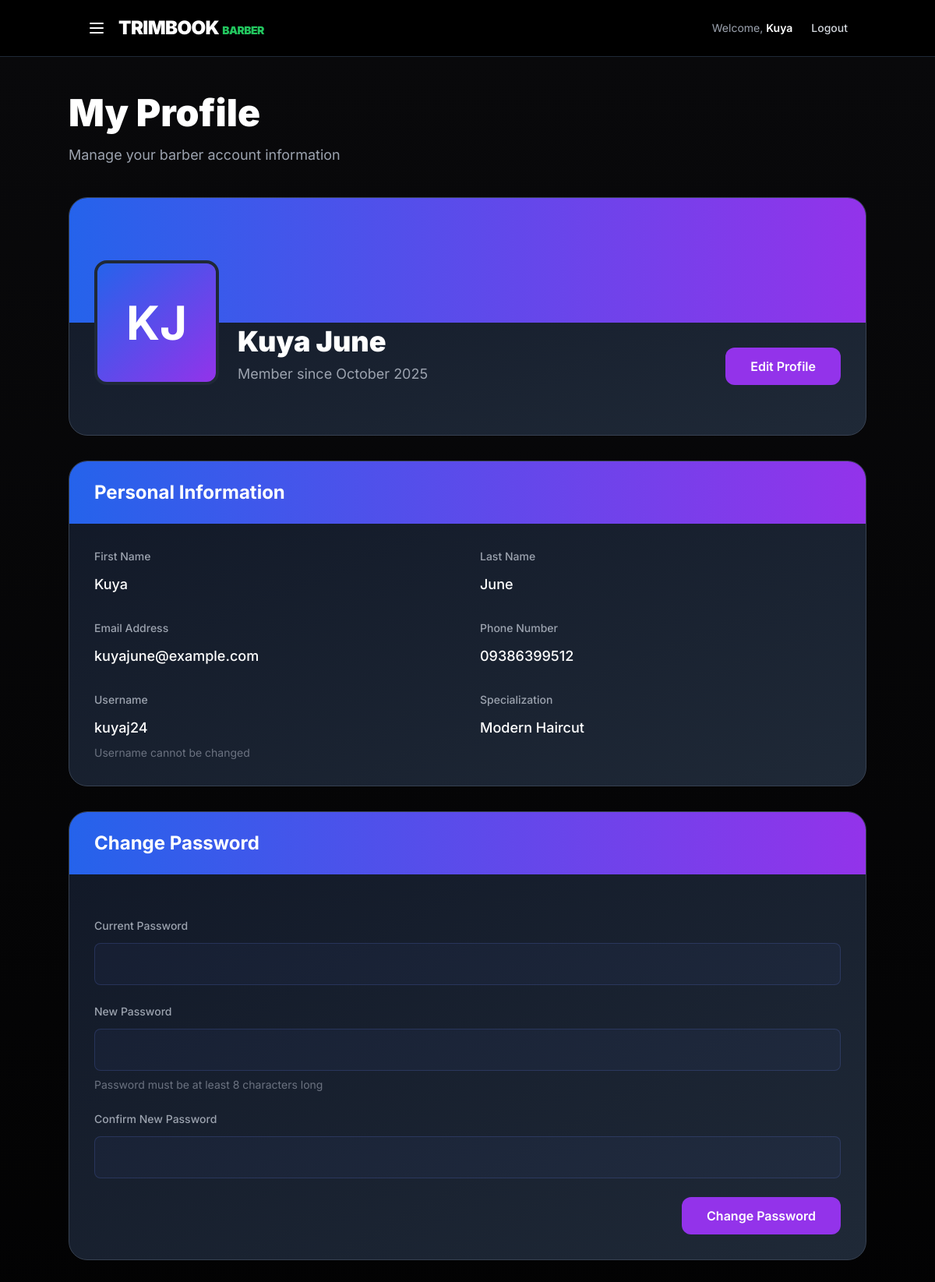
The page /dashboards/barber_profile.php (signed in) on the database its author committed.
### tables this page shows
CREATE TABLE `users` (
  `user_id` int(11) NOT NULL,
  `first_name` varchar(50) NOT NULL,
  `last_name` varchar(50) NOT NULL,
  `email` varchar(100) NOT NULL,
  `phone_no` varchar(20) DEFAULT NULL,
  `username` varchar(50) NOT NULL,
  `password` varchar(255) NOT NULL,
  `profile_photo` varchar(255) DEFAULT NULL,
  `user_type` enum('admin','barber','customer') NOT NULL,
  `created_at` timestamp NOT NULL DEFAULT current_timestamp()
);

CREATE TABLE `barbers` (
  `barber_id` int(11) NOT NULL,
  `user_id` int(11) NOT NULL,
  `specialization` varchar(100) DEFAULT NULL,
  `experience_years` int(11) DEFAULT NULL
);

### dashboards/barber_profile.php (the view, shortened to what this page needs)
<?php
$barber_user_id = $_SESSION['user_id'];
$first_name = $_SESSION['first_name'] ?? 'Barber';
$last_name = $_SESSION['last_name'] ?? '';
$username = $_SESSION['username'] ?? 'barber';
$full_name = trim($first_name . ' ' . $last_name);
$profile_data = [];
$barber_data = [];
try {
    $conn = new mysqli("localhost", "root", "", "trimbookdb");
    $query = "SELECT * FROM users WHERE user_id = ?";
    $stmt = $conn->prepare($query);
    $stmt->bind_param("i", $barber_user_id);
    $stmt->execute();
    $result = $stmt->get_result();
    if ($result->num_rows > 0) {
        $profile_data = $result->fetch_assoc();
    }
    $barber_query = "SELECT * FROM barbers WHERE user_id = ?";
    $stmt = $conn->prepare($barber_query);
    $stmt->bind_param("i", $barber_user_id);
    $stmt->execute();
    $result = $stmt->get_result();
    if ($result->num_rows > 0) {
        $barber_data = $result->fetch_assoc();
    }
} catch (Exception $e) {
    $error = "Error loading profile: " . $e->getMessage();
}
$member_since = isset($profile_data['created_at']) ? date('F Y', strtotime($profile_data['created_at'])) : 'Unknown';
$specialization = $barber_data['specialization'] ?? '';
?>
<!DOCTYPE html>
<html lang="en">
<head>
  <script src="https://cdn.tailwindcss.com"></script>
</head>
<body class="bg-black text-white antialiased">
  <header class="bg-black/80 backdrop-blur-lg border-b border-gray-800">
    <nav class="container mx-auto flex justify-between items-center py-5 px-6">
      <div class="flex items-center space-x-4">
        <button onclick="toggleSidebar()" class="text-white hover:text-purple-400 transition">
          <svg class="w-6 h-6" fill="none" stroke="currentColor" viewBox="0 0 24 24">
            <path stroke-linecap="round" stroke-linejoin="round" stroke-width="2" d="M4 6h16M4 12h16M4 18h16"></path>
          </svg>
        </button>
        <a href="/trimbook/pages/homepage_loggedin.php" class="text-2xl font-black tracking-tight">TRIMBOOK <span class="text-green-500 text-sm">BARBER</span></a>
      </div>
      <div class="flex items-center space-x-6">
        <span class="text-gray-400 text-sm hidden md:block">Welcome, <span class="text-white font-semibold"><?= htmlspecialchars($first_name) ?></span></span>
        <button onclick="confirmLogout()" class="text-sm font-medium text-gray-300 hover:text-white transition hidden md:block">Logout</button>
      </div>
    </nav>
  </header>
  <main class="min-h-screen bg-gradient-to-b from-zinc-950 to-black py-12 px-6">
    <div class="container mx-auto max-w-5xl">
      <div class="mb-10">
        <h1 class="text-4xl md:text-5xl font-black mb-4">My Profile</h1>
        <p class="text-gray-400 text-lg">Manage your barber account information</p>
      </div>
      <div class="bg-gradient-to-br from-gray-900 to-gray-800 border border-gray-700 rounded-3xl overflow-hidden mb-8">
        <div class="bg-gradient-to-r from-blue-600 to-purple-600 h-40"></div>
        <div class="px-8 pb-8">
          <div class="flex flex-col md:flex-row md:items-end md:justify-between -mt-20 mb-8">
            <div class="flex items-end space-x-6">
              <div class="w-40 h-40 bg-gradient-to-br from-blue-600 to-purple-600 rounded-2xl border-4 border-gray-800 flex items-center justify-center text-6xl font-bold overflow-hidden">
              </div>
              <div>
                <h2 class="text-4xl font-black mb-2"><?= htmlspecialchars($full_name) ?></h2>
                <p class="text-gray-400 text-lg">Member since <?= htmlspecialchars($member_since) ?></p>
              </div>
            </div>
            <button onclick="toggleEdit()" id="editBtn" class="mt-4 md:mt-0 px-8 py-3 bg-purple-600 hover:bg-purple-700 rounded-xl font-semibold transition">
              Edit Profile
            </button>
          </div>
        </div>
      </div>
      <form id="profileForm" method="POST" class="bg-gradient-to-br from-gray-900 to-gray-800 border border-gray-700 rounded-3xl overflow-hidden mb-8">
        <div class="bg-gradient-to-r from-blue-600 to-purple-600 px-8 py-6">
          <h2 class="text-2xl font-bold">Personal Information</h2>
        </div>
        <div class="p-8">
          <div class="grid grid-cols-1 md:grid-cols-2 gap-8">
            <div>
              <label class="text-gray-400 text-sm font-medium block mb-3">First Name</label>
              <div id="displayFirstName" class="text-white text-lg font-medium"><?= htmlspecialchars($profile_data['first_name'] ?? $first_name) ?></div>
            </div>
            <div>
              <label class="text-gray-400 text-sm font-medium block mb-3">Last Name</label>
              <div id="displayLastName" class="text-white text-lg font-medium"><?= htmlspecialchars($profile_data['last_name'] ?? $last_name) ?></div>
            </div>
            <div>
              <label class="text-gray-400 text-sm font-medium block mb-3">Email Address</label>
              <div id="displayEmail" class="text-white text-lg font-medium"><?= htmlspecialchars($profile_data['email'] ?? '') ?></div>
            </div>
            <div>
              <label class="text-gray-400 text-sm font-medium block mb-3">Phone Number</label>
              <div id="displayPhone" class="text-white text-lg font-medium"><?= !empty($profile_data['phone_no']) ? htmlspecialchars($profile_data['phone_no']) : '<span class="text-gray-500">Not provided</span>' ?></div>
            </div>
            <div>
              <label class="text-gray-400 text-sm font-medium block mb-3">Username</label>
              <div class="text-white text-lg font-medium"><?= htmlspecialchars($username) ?></div>
              <p class="text-gray-500 text-sm mt-2">Username cannot be changed</p>
            </div>
            <div>
              <label class="text-gray-400 text-sm font-medium block mb-3">Specialization</label>
              <div id="displaySpecialization" class="text-white text-lg font-medium"><?= !empty($specialization) ? htmlspecialchars($specialization) : '<span class="text-gray-500">Not provided</span>' ?></div>
            </div>
          </div>
        </div>
      </form>
      <div class="bg-gradient-to-br from-gray-900 to-gray-800 border border-gray-700 rounded-3xl overflow-hidden">
        <div class="bg-gradient-to-r from-blue-600 to-purple-600 px-8 py-6">
          <h2 class="text-2xl font-bold">Change Password</h2>
        </div>
        <div class="p-8">
          <form method="POST" class="space-y-6">
            <div>
              <label class="text-gray-400 text-sm font-medium block mb-3">Current Password</label>
              <input type="password" name="current_password" class="w-full edit-input px-4 py-3 rounded-lg text-white text-lg" required />
            </div>
            <div>
              <label class="text-gray-400 text-sm font-medium block mb-3">New Password</label>
              <input type="password" name="new_password" class="w-full edit-input px-4 py-3 rounded-lg text-white text-lg" required minlength="8" />
              <p class="text-gray-500 text-sm mt-2">Password must be at least 8 characters long</p>
            </div>
            <div>
              <label class="text-gray-400 text-sm font-medium block mb-3">Confirm New Password</label>
              <input type="password" name="confirm_password" class="w-full edit-input px-4 py-3 rounded-lg text-white text-lg" required minlength="8" />
            </div>
            <div class="flex justify-end">
              <button type="submit" class="mt-4 md:mt-0 px-8 py-3 bg-purple-600 hover:bg-purple-700 rounded-xl font-semibold transition">
                Change Password
              </button>
            </div>
          </form>
        </div>
      </div>
    </div>
  </main>
</body>
</html>

### dashboards/barber_profile.php (style rules this page uses)
body { font-family: 'Inter', sans-serif; }
.edit-input { background: rgba(102, 126, 234, 0.05); border: 1px solid rgba(102, 126, 234, 0.2); transition: all 0.3s ease; }

### rows shown on the page
users: created_at "October 2025", first_name "Kuya", last_name "June", email "kuyajune@example.com", phone_no "09386399512"
barbers: specialization "Modern Haircut"

### other values the page prints
$first_name "Kuya"
$full_name "Kuya June"
$username "kuyaj24"
